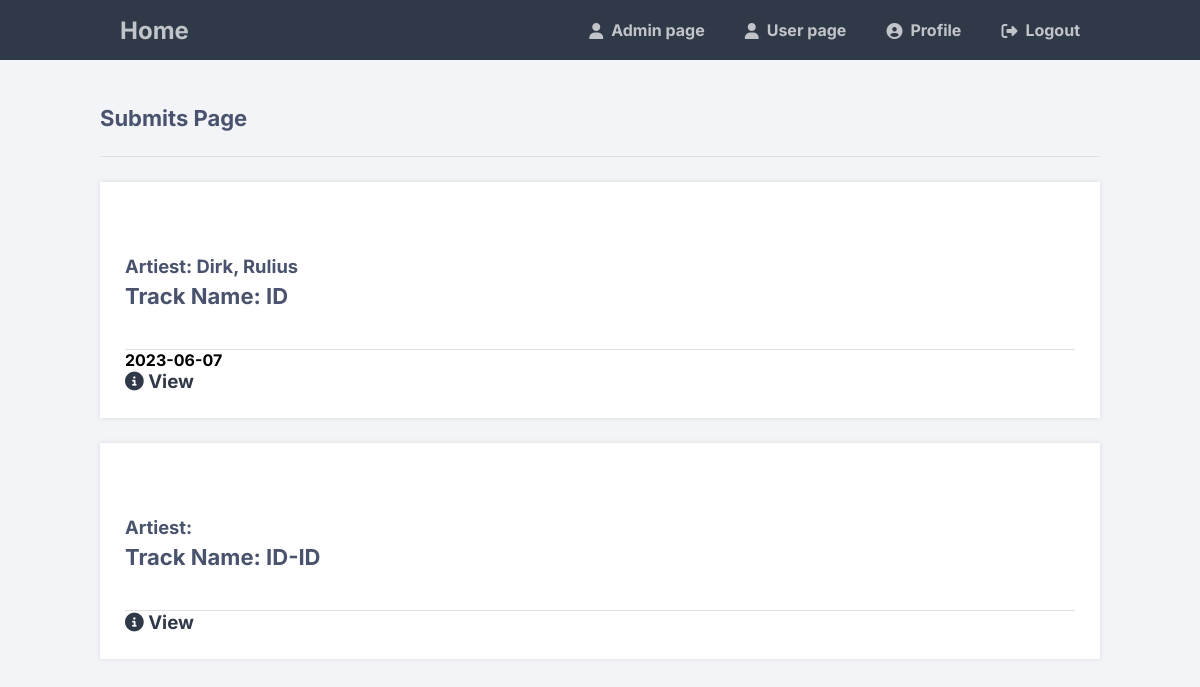
The page /submits/submits.php (signed in) on the database its author committed.
### tables this page shows
CREATE TABLE IF NOT EXISTS `submits` (
  `id` int(11) NOT NULL AUTO_INCREMENT,
  `email` varchar(50) DEFAULT NULL,
  `artists` varchar(50) DEFAULT NULL,
  `public_title` varchar(50) DEFAULT 'ID',
  `discord` varchar(255) NOT NULL DEFAULT 'No Discord',
  `genre` varchar(50) DEFAULT NULL,
  `bpm` varchar(50) DEFAULT NULL,
  `instagram` varchar(255) DEFAULT 'No instagram',
  `link` varchar(255) DEFAULT 'No Link',
  `comment` text DEFAULT 'No comment',
  `date` date DEFAULT NULL,
  `view` int(11) DEFAULT 0,
  PRIMARY KEY (`id`)
);

### submits/submits.php (the view, shortened to what this page needs)
<?php
include_once('config/config.php');
$stmt = $connect->query("SELECT * FROM submits WHERE view=0");
?>
<!DOCTYPE html>
<html>
	<head>
        <link rel="stylesheet" href="css/style.css">
		<link href="css\user.css" rel="stylesheet" type="text/css">
		<link rel="stylesheet" href="https://cdnjs.cloudflare.com/ajax/libs/font-awesome/6.2.0/css/all.min.css">
	</head>
	<body class="loggedin">
		<nav class="navtop">
			<div>
            <h1><a href="../index.php">Home</a></h1>
                <?php
                if ($_SESSION['is_admin'] == 1){
                    ?><a href="../admin.php"><i class="fa-solid fa-user"></i>Admin page</a> <?php
                }
                ?>
				<a href="../user.php"><i class="fa-solid fa-user"></i> User page</a>
				<a href="user/profile.php"><i class="fas fa-user-circle"></i>Profile</a>
				<a href="../user\logout.php"><i class="fas fa-sign-out-alt"></i>Logout</a>
			</div>
		</nav>
		<div class="content">
			<h2>Submits Page</h2>
            <?php  while ($row = $stmt->fetch()) { ?>
            <div class="submit">
            <h2>
                <small> Artiest: <?php echo $row["artists"]; ?></small>  <br>
				<p style="margin-left: -5px;">Track Name: <?php echo $row["public_title"]; ?></p>
            </h2>
            <h4><?php echo $row["date"]; ?></h4>
            <h3>
            <a class="updel" href="submit-info.php?view=<?php echo $row['id']; ?>" class="btn"> <i class="fa-solid fa-circle-info"></i> View </a>
            </h3>
    </div>
    <?php } ?>
		</div>
	</body>
</html>

### submits/css/style.css (style rules this page uses)
:root { --wit-kleur-: #ffffff; --ag-kleur-: #eaebee; --tweede-kleur-: #C7CCDB; --derde-kleur-: #767B91; --header-kleur-: #0d6a7d; --item-kleur-: #455455; --vijfde-kleur-: #F7C59F; --zesde-kleur-: #4C5B61; }
* { margin: 0; padding: 0; font-family: 'Inter', sans-serif; box-sizing: border-box; }
body { max-width: 100vw; background-color: var(--ag-kleur-); }
html { -webkit-font-smoothing: antialiased; -moz-osx-font-smoothing: grayscale; }
a { color: var(--wit-kleur-); text-decoration: none !important; }

### submits/css/user.css (style rules this page uses)
.navtop { background-color: #2f3947; height: 60px; width: 100%; border: 0; }
.navtop div { display: flex; margin: 0 auto; width: 1000px; height: 100%; }
.navtop div h1, .navtop div a { display: inline-flex; align-items: center; }
.navtop div h1 { flex: 1; font-size: 24px; padding: 0; margin: 0; color: #eaebed; font-weight: normal; }
.navtop div a { padding: 0 20px; text-decoration: none; color: #c1c4c8; font-weight: bold; }
.navtop div a i { padding: 2px 8px 0 0; }
body.loggedin { background-color: #f3f4f7; }
.content { width: 1000px; margin: 0 auto; }
.content h2 { margin-top: 20px; padding: 25px 0; font-size: 22px; border-bottom: 1px solid #e0e0e3; color: #4a536e; }
.content > p, .content > div { box-shadow: 0 0 5px 0 rgba(0, 0, 0, 0.1); margin: 25px 0; padding: 25px; background-color: #fff; }
.content > div p { padding: 5px; margin: 0 0 10px 0; }
.content a { color: #2f3947; }

### rows shown on the page
submits: artists "Dirk, Rulius", public_title "ID", date "2023-06-07"
submits: public_title "ID-ID"
